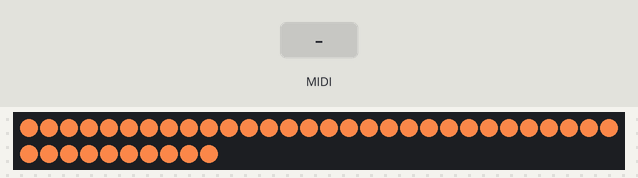
The sketch below on a simulated Arduino Uno, built with avr-gcc and run on an emulated ATmega328P. Parts: 40 RGB LEDs in strip order, left to right, continuing on the next row. The test bench sets the inputs (shaded band). MIDI output is not drawn.

Above: at 1.3 s.
4.3 s: MIDI note 36 received
At 4.45 s:
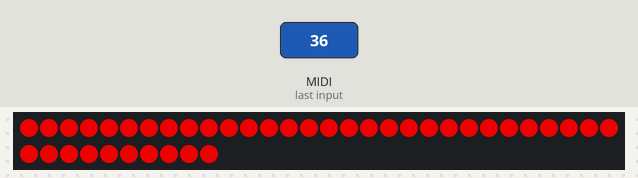
At 5.0 s:
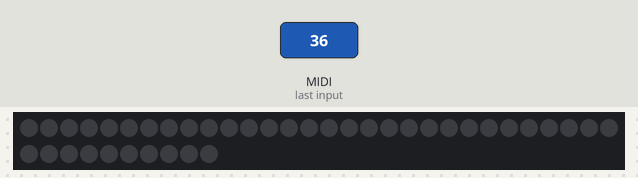
6.1 s: MIDI note 64 received
At 6.25 s:
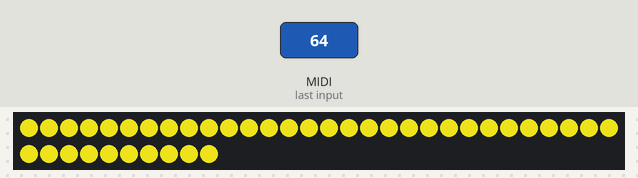
Timing chart, 0 to 9.1 s (numbered marks = the images above; inputs shaded):
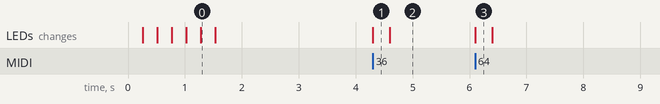

Measured:
- after the input at 4.3 s, the LEDs: change at once (image 1)
- after the input at 6.1 s, the LEDs: change at once (image 3)

The sketch:

VisualMetronome.ino
```cpp
#include <MIDI.h>
#include <Adafruit_NeoPixel.h>

// Which pin on the Arduino is connected to the NeoPixels?
#define PIN 6

// How many NeoPixels are attached to the Arduino?
#define NUMPIXELS 40

Adafruit_NeoPixel pixels = Adafruit_NeoPixel(NUMPIXELS, PIN, NEO_GRB + NEO_KHZ800);

MIDI_CREATE_DEFAULT_INSTANCE();

void handleNoteOn(byte channel, byte note, byte velocity)
{
  int r = 0;
  int g = 0;
  int b = 0;

  int pitch = note % 12;

  switch (pitch)
  {
  // C - Red
  case 0:
    r = 255;
    g = 0;
    b = 0;
    break;

  // C# - Blue
  case 1:
    r = 0;
    g = 0;
    b = 255;
    break;

  // D - White
  case 2:
    r = 255;
    g = 255;
    b = 255;
    break;

  // D# - Apple Green
  case 3:
    r = 14;
    g = 194;
    b = 114;
    break;

  // E - Canary Yellow
  case 4:
    r = 254;
    g = 241;
    b = 28;
    break;

      // F - Pumpkin Orange
  case 5:
    r = 240;
    g = 129;
    b = 70;
    break;

  default:
    break;
  }

  for (int i = 0; i < NUMPIXELS; i++)
  {
    pixels.setPixelColor(i, pixels.Color(r, g, b));
  }
  pixels.setBrightness((velocity * 2) + 1);
  pixels.show(); // This sends the updated pixel color to the hardware.
}

void handleNoteOff(byte channel, byte pitch, byte velocity)
{
  // Do something when the note is released.
  // Note that NoteOn messages with 0 velocity are interpreted as NoteOffs.
  for (int i = 0; i < NUMPIXELS; i++)
  {
    pixels.setPixelColor(i, pixels.Color(0, 0, 0));
  }
  pixels.show(); // This sends the updated pixel color to the hardware.
}

// -----------------------------------------------------------------------------

void setup()
{
  //Serial.begin(9600);
  pixels.begin();

  // First let's test the LEDs by "playing" MIDI notes 0 thru 11"
  // This gives a some feedback that the hardware is all working
  for (int i = 0; i < 12; i++)
  {
    handleNoteOn(0, i, 127);
    delay(250);
    handleNoteOff(0, i, 0);
  }

  // Connect the handleNoteOn function to the library,
  // so it is called upon reception of a NoteOn.
  MIDI.setHandleNoteOn(handleNoteOn); // Put only the name of the function

  // Connect the handleNoteOff function to the library,
  // so it is called upon reception of a NoteOff.
  MIDI.setHandleNoteOff(handleNoteOff);

  // Initiate MIDI communications, listen to all channels
  MIDI.begin(MIDI_CHANNEL_OMNI);
}

void loop()
{
  // Call MIDI.read the fastest you can for real-time performance.
  MIDI.read();

  // There is no need to check if there are messages incoming
  // if they are bound to a Callback function.
  // The attached method will be called automatically
  // when the corresponding message has been received.
}
```
